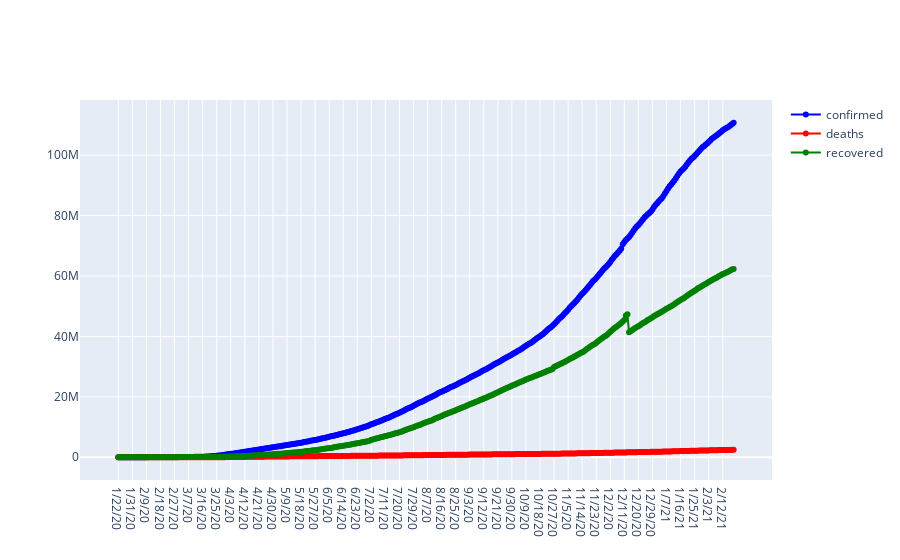

Notebook code for this chart:
### Markdown cell above
### Global's Cases :  Confirmed Vs Recovered Vs Death :

### Code cell
fig=go.Figure()
fig.add_trace(go.Scatter(x=confirmed_agg.index, y = confirmed_agg.values, mode = 'lines+markers',name='confirmed',line=dict(color='blue',width=2)))
fig.add_trace(go.Scatter(x=deaths_agg.index, y = deaths_agg.values, mode = 'lines+markers',name='deaths',line=dict(color='red',width=2)))
fig.add_trace(go.Scatter(x=recovered_agg.index, y = recovered_agg.values, mode = 'lines+markers',name='recovered',line=dict(color='green',width=2)))

### Figure 1 — Plotly figure (JSON) as saved in the notebook; plotly's stock layout.template omitted (floating-point values rounded to 4 significant figures; data arrays with more than 128 entries replaced by an {"elided": "..."} marker saying what was removed)
{"data": [{"line": {"color": "blue", "width": 2}, "mode": "lines+markers", "name": "confirmed", "type": "scatter", "x": {"elided": "395 str values"}, "y": {"elided": "395 int values"}}, {"line": {"color": "red", "width": 2}, "mode": "lines+markers", "name": "deaths", "type": "scatter", "x": {"elided": "395 str values"}, "y": {"elided": "395 int values"}}, {"line": {"color": "green", "width": 2}, "mode": "lines+markers", "name": "recovered", "type": "scatter", "x": {"elided": "395 str values"}, "y": {"elided": "395 int values"}}], "layout": {}}
